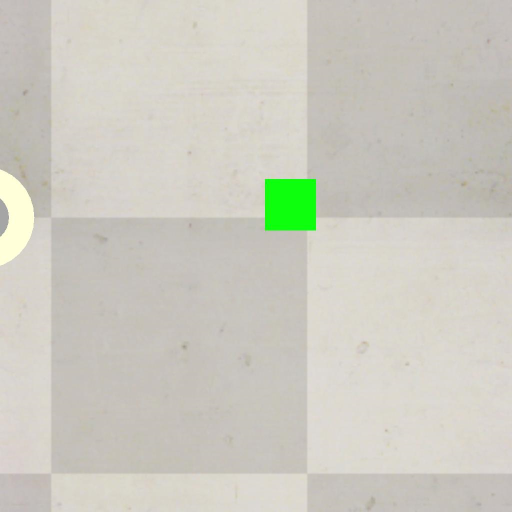
#> input picture simuRhenan/vrep.png, 1024 x 1024 px (shown at 1/2 size)
$ python main.py
#> lines starting #> are read from the running program, lines starting #| are printed output that depends on the picture; after the words box and inside, x2 and y2 are one past the last pixel; in counts of white or black regions, pixels touching at a corner belong together; long printed decimals are rounded
import argparse
import cv2
import imutils

# Imagem que o VREP tirou
image = cv2.imread("./vrep.png")
#> image is the input picture: shape (1024, 1024, 3); mean B, G, R 192.9, 203, 204.3

# Lista de padrões que existem no banco
lista_padroes = ["TESTE_QA.png"]

for pattern in lista_padroes:
    # Carregando imagem de
    template = cv2.imread(pattern)
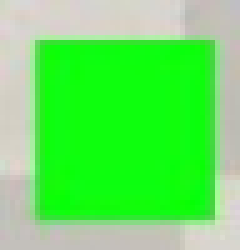
#> input picture simuRhenan/TESTE_QA.png, 48 x 50 px (shown 5 times larger)
#> template is the input picture: shape (50, 48, 3); mean B, G, R 96.3, 230, 101.6

    # Redimensionando imagens para 50% do tamanho
    height, width, channels = image.shape
#> height = 1024; width = 1024; channels = 3
    image = imutils.resize(image, width=round(width * 0.5))
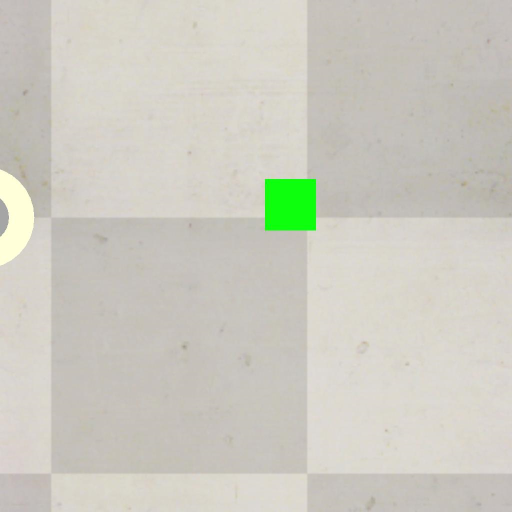
#> image: shape (512, 512, 3); mean B, G, R 193, 203.2, 204.5
    import pdb;pdb.set_trace()
    height, width, channels = template.shape
#> height = 50; width = 48
    template = imutils.resize(template, width=round(width * 0.5))
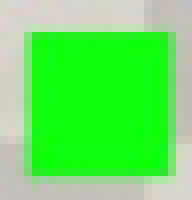
#> template: shape (25, 24, 3) (shown 8 times larger); mean B, G, R 96.4, 230.1, 101.7

    # Exibindo imagens carregadas
    cv2.imshow("Image", image)
    cv2.waitKey(0)

    cv2.imshow("Template", template)
    cv2.waitKey(0)

    # Convertendo para tons de cinza
    # Vamos pular essa etapa por enquanto

    # imageGray = cv2.cvtColor(image, cv2.COLOR_BGR2GRAY)
    # templateGray = cv2.cvtColor(template, cv2.COLOR_BGR2GRAY)

    # Executando reconhecimento de padrão
    # Caso deseje voltar para as imagens em tons de cinza, é necessário alterar a linha a seguir
    result = cv2.matchTemplate(image, template, cv2.TM_CCOEFF_NORMED, )
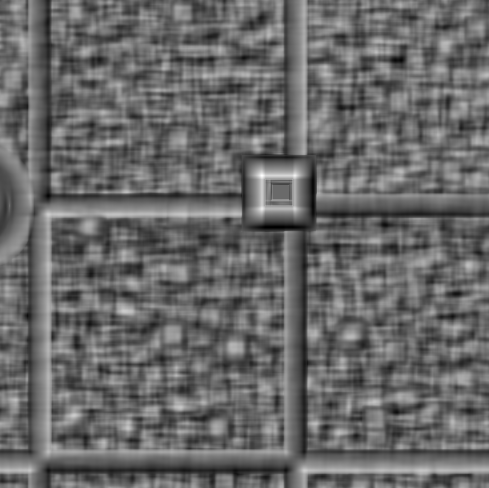
#> result: shape (488, 489) float32; min -0.499, max 0.699, mean -0.00372; drawn with min black and max white

    (minVal, maxVal, minLoc, maxLoc) = cv2.minMaxLoc(result)
#> minVal = -0.499; maxVal = 0.699; minLoc = (282, 227); maxLoc = (261, 175)

    # Vamos tentar evitar falsos positivos
    # Vamos buscar por uma acurávia de -80% e + 80%

    if minVal < -0.6 or maxVal > 0.6:
        print(minVal, maxVal)
#| -0.4987 0.6992

        # Determinando o retângulo de detecção
        (startX, startY) = maxLoc
#> startX = 261; startY = 175
        endX = startX + template.shape[1]
#> endX = 285
        endY = startY + template.shape[0]
#> endY = 200

        # Desenhando retângulo de detecção
        cv2.rectangle(image, (startX, startY), (endX, endY), (255, 0, 0), 3)
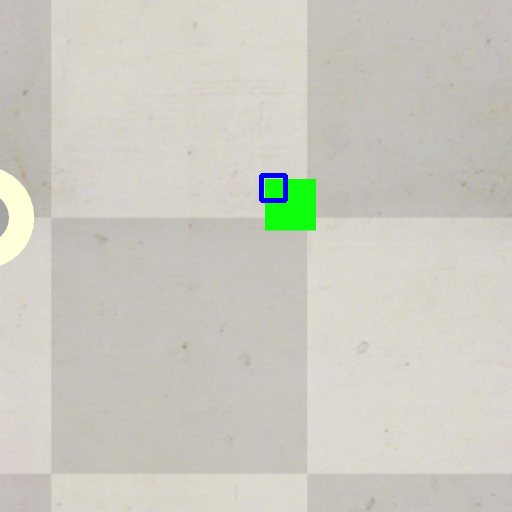
#> image: shape (512, 512, 3); 0.18% of pixels changed, all inside (x1, y1, x2, y2) = (259, 173, 288, 203)

        # Exibindo resultado
        cv2.imshow("Output", image)
        cv2.waitKey(0)
    else:
        print("O padrão não foi encontrado na imagem")
